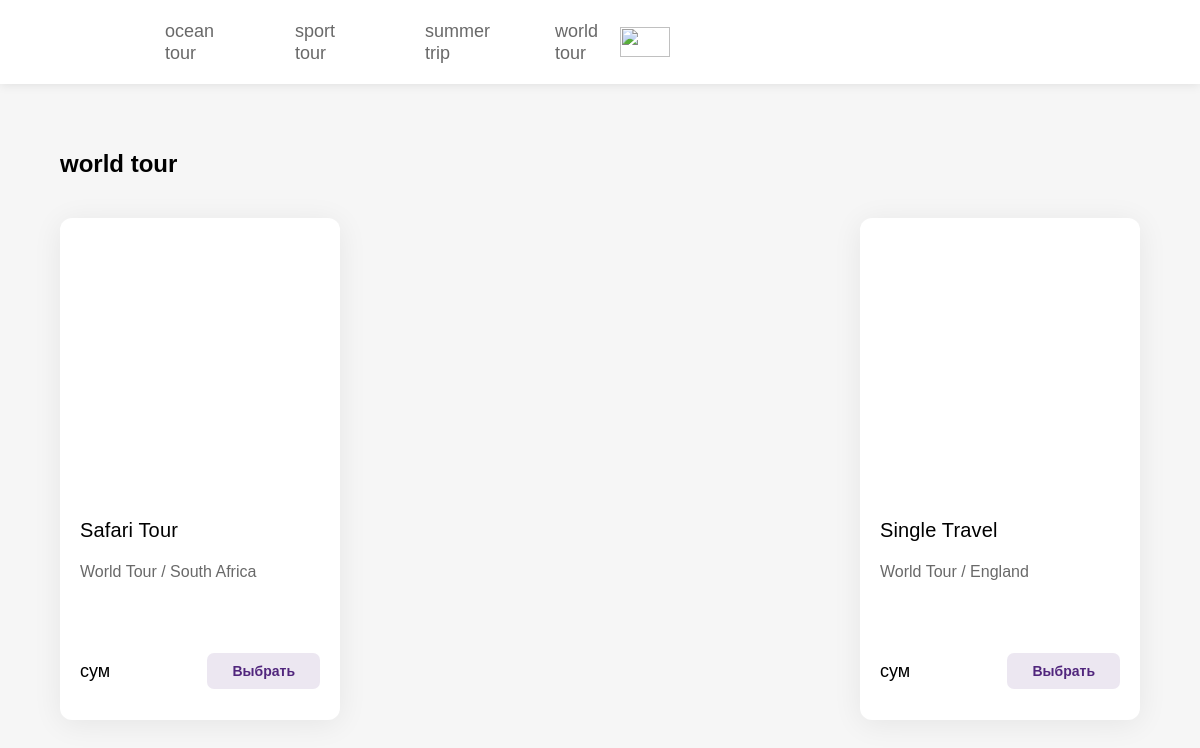
/1/, run on the app's committed database.
### turist/models.py (models this page shows)
class Category(models.Model):
    name = models.CharField(max_length=300)
    class Meta:
        ordering = ['name']

class Turist(models.Model):
    name = models.CharField(max_length=300, db_index=True)
    content = models.TextField()
    rasmi = models.CharField(max_length=400)
    category = models.ForeignKey('Category', on_delete=models.PROTECT)
    class Meta:
        ordering = ['pk']

### turist/views.py (the view)
# urls.py: path("<int:category_id>/", get_by_category_id),
def get_by_category_id(request, category_id):
    categories = Category.objects.all()
    products = Turist.objects.filter(category=category_id)
    products_by = {}
    for c in categories:
        lst = []
        for p in products:
            if c == p.category:
                lst.append(p)
        if len(lst) != 0:
            products_by[c.name] = lst
    context = {
        "categories": categories,
        "products_by": products_by}
    return render(request, 'traveluz/turist.html', context)

### turist/templates/traveluz/turist.html
{% extends 'layout/base.html'%}
{% block content %}
{%load static %}
    {% for c , products in products_by.items %}
    <section>
        <h2>{{c}}</h2>
        <div class="container">
            {% for p in products %}
            <div class="item">
                <div class="image" style="width: 100%; height: 230px;padding-top: 30px"><img src="{{p.rasmi}}" alt="">
                </div>
                <p class="name">{{p.name}}</p>
                <p class="info">{{p.content}}</p>
                <div class="bottom">
                    <p class="price">{{p.price}} сум</p>
                    <button class="button">Выбрать</button>
                </div>
            </div>
            {% endfor %}
        </div>
    </section>
{% endfor %}
{% endblock %}

### turist/templates/layout/base.html (shortened to what this page needs)
{% load static %}
<!DOCTYPE html>
<html lang="en">
<head>
    <link rel="stylesheet" href="{% static "css/style.css" %}">
</head>
<body>
    <div class="header">
        <div class="menubutton">
            <a href="/"><img src="https://www.maxway.uz/logo.svg" alt="Logo" class="logo"></a>
            {% for c in categories %}
            <a class="menu" href="/{{c.pk}}/">{{c.name}}</a>
            {% endfor %}
            <img src="https://www.maxway.uz/images/Icons/shopping-cart.svg" style="height: 30px;;" alt="">
        </div>
    </div>
{% block content %}
{% endblock %}
</body>
</html>

### turist/static/css/style.css (style rules this page uses)
body { margin: 0 0 40px 0; background-color: #f6f6f6; font-family: 'Proxima-Nova', sans-serif; }
h2 { margin: 150px 0 0 60px; }
img { display: block; margin-left: auto; margin-right: auto; width: 100%; }
a { padding: 7px 15px; font-size: 18px; line-height: 22px; font-weight: 400; color: #696969; cursor: pointer; }
.container { display: flex; flex-wrap: wrap; justify-content: space-between; width: 90%; height: auto; margin: auto; }
.item { width: 240px; min-height: 200px; border-radius: 12px; background-color: white; padding: 20px; box-shadow: 0 4px 30px rgb(0 0 0 / 7%); margin-top: 40px; }
p.name { font-size: 20px; font-weight: 500; line-height: 24px; letter-spacing: 0.00735em; text-overflow: ellipsis; display: -webkit-box; -webkit-line-clamp: 1; -webkit-box-orient: vertical; }
p.info { color: #696969; margin: 0; font-size: 16px; line-height: 20px; font-weight: 200; height: 40px; overflow: hidden; text-overflow: ellipsis; display: -webkit-box; -webkit-line-clamp: 2; -webkit-box-orient: vertical; }
.bottom { width: 100%; min-height: 30px; background-color: white; display: flex; margin-top: 40px; justify-content: space-between; align-items: center; }
.price { font-style: normal; font-weight: 300; font-size: 18px; line-height: 22px; }
.button { color: #51267d; background-color: #51267d1c; padding: 10px 25px; border-radius: 7px; font-weight: 600; font-size: 14px; cursor: pointer; border-style: none; }
.header { width: 100%; min-height: 70px; background-color: white; position: fixed; margin-top: -150px; box-shadow: 0 1px 10px rgba(0, 0, 0, 0.096); z-index: 100; }
.menubutton { display: flex; justify-content: space-between; align-items: center; width: 50%; min-height: 70px; margin: 0 70px; }
.menu { display: flex; justify-content: space-between; align-items: center; width: 0; min-height: 70px; margin: 0 50px; }
.menu { text-decoration: none; }

### data on the page
Category: name "ocean tour"
Category: name "sport tour"
Category: name "summer trip"
Category: name "world tour"
Turist: name "world tour", name "Safari Tour", content "World Tour / South Africa"
Turist: name "Single Travel", content "World Tour / England"
